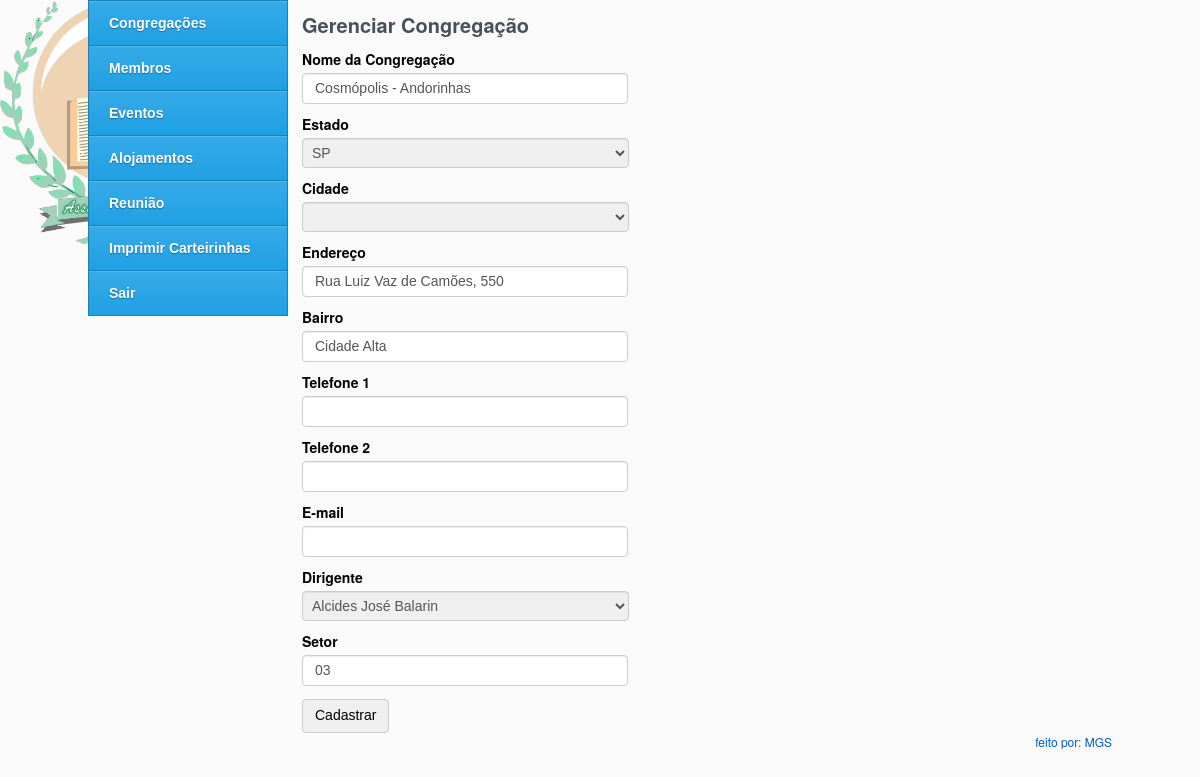
/pages/edit_congregacao.php?id=1 (signed in), run on the app's committed database.
### tables this page shows
CREATE TABLE `congregacao` (
  `id` int(11) NOT NULL AUTO_INCREMENT,
  `nome` varchar(45) DEFAULT NULL,
  `estado` varchar(244) NOT NULL,
  `cidade` int(244) NOT NULL,
  `endereco` varchar(200) NOT NULL,
  `bairro` varchar(200) NOT NULL,
  `telefone1` varchar(10) NOT NULL,
  `telefone2` varchar(10) NOT NULL,
  `email` varchar(200) NOT NULL,
  `dirigente` int(100) NOT NULL COMMENT 'id do dirigente',
  `setor` varchar(200) NOT NULL,
  PRIMARY KEY (`id`)
);

### pages/edit_congregacao.php (the view, shortened to what this page needs)
<!DOCTYPE html PUBLIC "-//W3C//DTD XHTML 1.0 Transitional//EN" "http://www.w3.org/TR/xhtml1/DTD/xhtml1-transitional.dtd">
<html>
<head>
    <link rel="stylesheet" href="../css/style.css"/>
</head>
<body>
<div id="box">
	<div id="corpo">
        <div id="conteudo">
            <h2>Gerenciar Congrega&ccedil;&atilde;o</h2>
            <form method="post" enctype="multipart/form-data">
                <?php
                if(isset($_GET)){
                    $id = (int)$_GET['id'];
                    $ed = mysql_query("SELECT * FROM congregacao WHERE id = '$id'");
                    $resultado = mysql_fetch_array($ed);
                }
                ?>
                <fieldset>
                    <label>
                        <span>Nome da Congrega&ccedil;&atilde;o</span>
                        <input type="text" name="nome" value="<?php echo $resultado['nome']; ?>" />
                    </label>
                        <span>Estado</span>
                        <select name="estado" id="estado" style="margin-bottom:5px;">
                            <?php
                            $consulta = mysql_query("SELECT DISTINCT uf FROM tb_cidades ORDER BY uf ASC");
                            while($ln = mysql_fetch_array($consulta)){
                                if($resultado['estado'] == $ln['uf']){
                                    echo '<option value="'.$ln['uf'].'" selected="selected">'.$ln['uf'].'</option>';
                                }else{
                                    echo '<option value="'.$ln['uf'].'">'.$ln['uf'].'</option>';
                                }
                            }
                            ?>
                        </select>
                    <span>Cidade</span>
                    <select name="cidade">
                        </select>
                    <label for="">
                        <span>Endere&ccedil;o</span>
                        <input type="text" name="endereco" value="<?php echo $resultado['endereco'];?>"/>
                    </label>
                    <label for="">
                        <span>Bairro</span>
                        <input type="text" name="bairro" value="<?php echo $resultado['bairro'];?>"/>
                    </label>
                    <label for="">
                        <span>Telefone 1</span>
                        <input type="text" name="tel1" value="<?php echo $resultado['telefone1'];?>"/>
                    </label>
                    <label for="">
                        <span>Telefone 2</span>
                        <input type="text" name="tel2" value="<?php echo $resultado['telefone2'];?>"/>
                    </label>
                    <label for="">
                        <span>E-mail</span>
                        <input type="text" name="email" value="<?php echo $resultado['email'];?>"/>
                    </label>
                    <span>Dirigente</span>
                    <select name="dirigente">
                        <?php
                        $qr=mysql_query("SELECT nome,id FROM membros");
                        while($res = mysql_fetch_array($qr)){
                            if($resultado['dirigente'] == $res['nome']){
                                echo '<option value="'.$res['id'].'" selected="selected">'.$res['nome'].'</option>';
                            }else{
                                echo '<option value="'.$res['id'].'">'.$res['nome'].'</option>';
                            }
                        }
                        ?>
                    </select>
                    <label for="">
                        <span>Setor</span>
                        <input type="text" name="setor" value="<?php echo $resultado['setor']; ?>"/>
                    </label>
                    <input type="submit" value="Cadastrar" id="btn-submit" />
                </fieldset>
            </form>
        </div>
    <?php include("menu.php");?>
	</div>
    <div id="footer" style="float:right;">
        <a href="pages/contact.php">feito por: MGS</a>
    </div>
</div>
</body>
</html>

### css/style.css (style rules this page uses)
* { margin: 0; padding: 0; }
#box { width: 1024px; margin: 0 auto; }
body { font-family: "Helvetica Neue",Helvetica,Arial; background: url('../images/logo%20igreja.png') #fafafa no-repeat left top; background-size: 250px ; }
#conteudo { width:810px; float: right; margin-top:0; padding-top:10px; }
#conteudo h2 { text-align: left; font-weight: bold; font-size:20px; color:#49505a; }
#Login fieldset, #conteudo form fieldset { border:0; }
#Login span, #conteudo form span, .simplemodal-container span, .simplemodal-wrap span { display: block; font-family: "Helvetica Neue",Helvetica,Arial; font-size: 14px; font-weight: bold; margin-bottom: 4px; margin-top: 10px; }
#Login input[type=text], #Login input[type=password], #conteudo form input[type=text], .simplemodal-container input[type=text], .simplemodal-wrap input[type=text], #pass { border: 1px solid #ccc; border-radius: 4px; box-shadow: 0 1px 1px rgba(0, 0, 0, 0.075) inset; color: #555; display: block; font-size: 14px; height: 17px; line-height: 1.42857; padding: 6px 12px; transition: border-color 0.15s ease-in-out 0s, box-shadow 0.15s ease-in-out 0s; width:300px; }
#conteudo form label { display: block; margin-bottom: 3px; }
#conteudo select { border: 1px solid #ccc; border-radius: 4px; box-shadow: 0 1px 1px rgba(0, 0, 0, 0.075) inset; color: #555; display: block; font-size: 14px; height: 30px; line-height: 1.42857; padding: 5px; transition: border-color 0.15s ease-in-out 0s, box-shadow 0.15s ease-in-out 0s; width:327px; }
#btn-submit { -moz-user-select: none; background-image: none; border:1px solid #ccc; border-radius: 4px; cursor: pointer; display: inline-block; font-size: 14px; font-weight: 400; line-height: 1.42857; margin-bottom: 0; padding: 6px 12px; text-align: center; vertical-align: middle; white-space: nowrap; margin-top:10px; }
#footer a { text-decoration: none; color:#005fb3; font-size:12px; }

### data on the page
congregacao: nome "Cosmópolis - Andorinhas", estado "SP", endereco "Rua Luiz Vaz de Camões, 550", bairro "Cidade Alta", setor "03"

### other printed values
form field dirigente "Alcides José Balarin"
